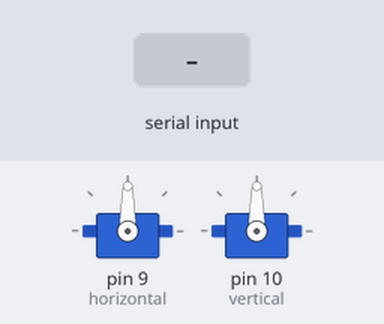
Recording of a sketch running on a simulated Arduino Uno, built with avr-gcc and run on an emulated ATmega328P. Shown: 2 × servo. Inputs (shaded band) come from the test bench.

Above: at 1.2 s.
1.3 s: "90,45\n" received over Serial
At 1.7 s:
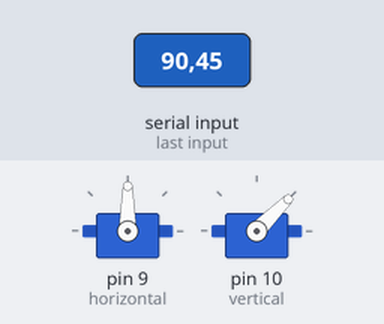
2.8 s: "30,150\n" received over Serial
At 4.0 s:
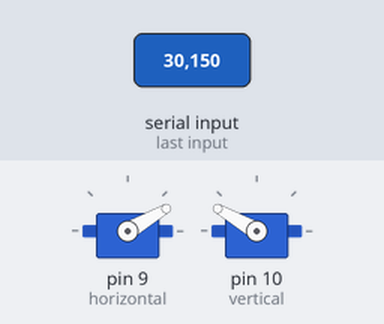
4.3 s: "1,90\n" received over Serial
At 5.1 s:
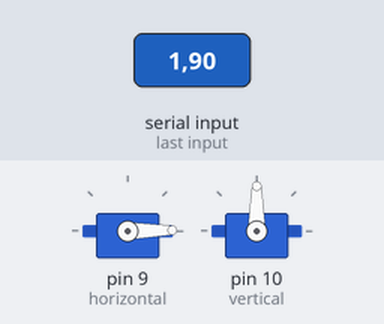
Timing chart, 0 to 7.3 s (numbered marks = the images above; inputs shaded):
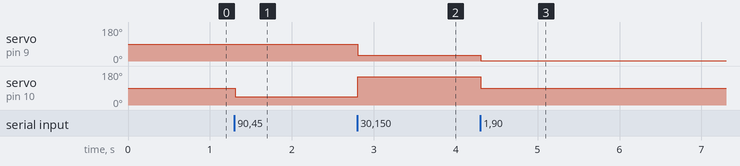

The sketch:

human_eye_tracing.ino
```cpp
#include <Servo.h>

Servo horizontal;
Servo vertical;

void setup() {
  Serial.begin(9600);

  horizontal.attach(9);
  vertical.attach(10);

  horizontal.write(90);
  vertical.write(90);
}

void loop() {
  if (Serial.available()) {
    int x = Serial.parseInt();
    int y = Serial.parseInt();

    if (Serial.read() == '\n') {
      horizontal.write(constrain(x, 0, 180));
      vertical.write(constrain(y, 0, 180));
    }
  }
}
```

Measured:
- after the input at 1.3 s, servo on pin 10 (vertical): 90° → 45° at once
- after the input at 2.8 s, servo on pin 9 (horizontal): 90° → 30° at once; servo on pin 10 (vertical): 45° → 150° at once
- after the input at 4.3 s, servo on pin 9 (horizontal): 30° → 1° at once; servo on pin 10 (vertical): 150° → 90° at once
